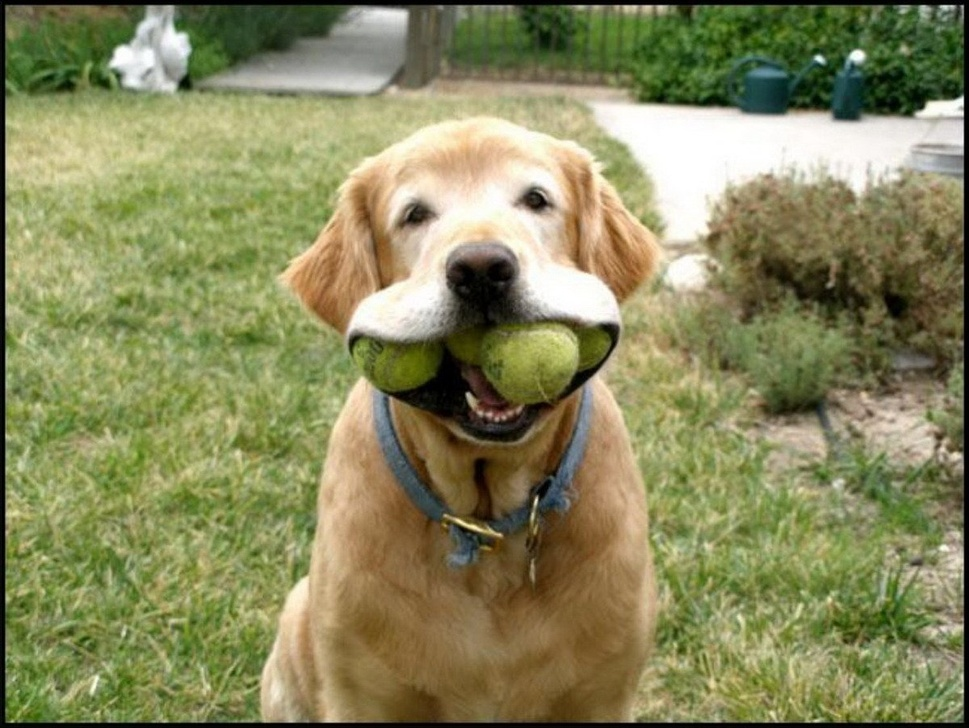
#> input picture groundStation/img/GO-FETCH.jpg, 969 x 728 px, shrunk from 1200 x 901 before the run, given in place of the camera
$ python finding_a_circle.py
#> lines starting #> are read from the running program, lines starting #| are printed output that depends on the picture; after the words box and inside, x2 and y2 are one past the last pixel; in counts of white or black regions, pixels touching at a corner belong together
import numpy as np
import cv2
import sys
#import rospy

cam = cv2.VideoCapture(0)

while(True):
    # Capture frame-by-frame
    _, frame = cam.read()
#> frame is the input picture: shape (728, 969, 3); mean B, G, R 93.2, 136.6, 136.5

    frameGray = cv2.cvtColor(frame, cv2.COLOR_BGR2GRAY)
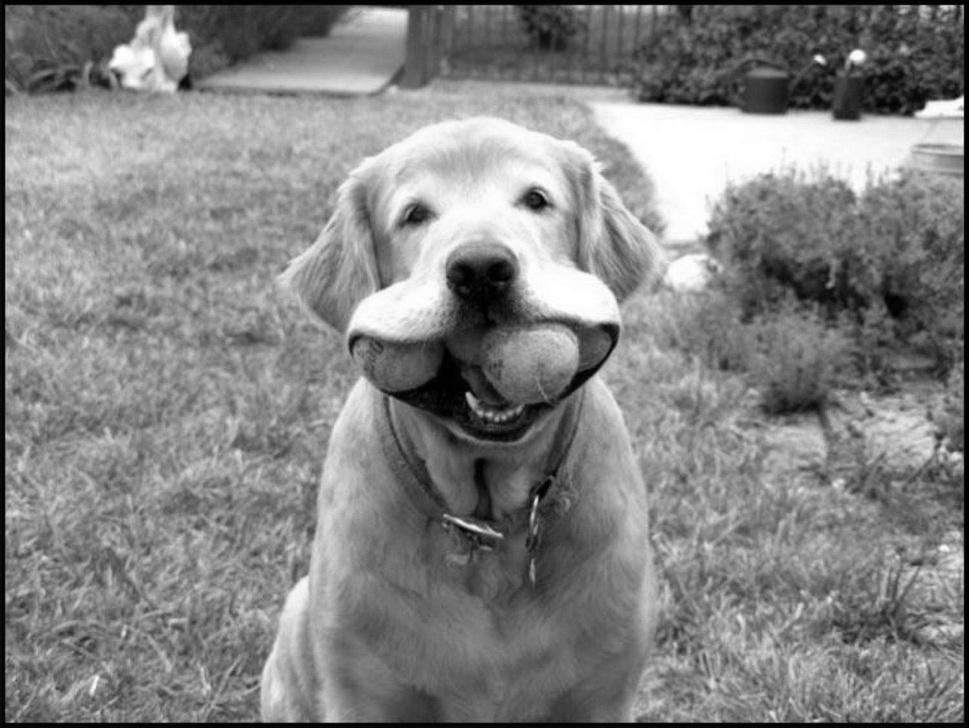
#> frameGray: shape (728, 969); min 0, max 255, mean 131.7
    cv2.imshow('tracker',frame)

    gray = cv2.medianBlur(frameGray, 5)
    circles = cv2.HoughCircles(frameGray, cv2.HOUGH_GRADIENT, 1, 70,
                              param1=100, param2=100,
                              minRadius=5, maxRadius=200)
#> circles = [[810.5, 564.5, 143.3], [175.5, 604.5, 100.4], [864.5, 652.5, 69.6], [873.5, 522.5, 82.8], [120.5, 521.5, 74], [217.5, 522.5, 69.6], [762.5, 623.5, 67.4], [135.5, 437.5, 74], [722.5, 512.5, 64.1], [801.5, 444.5, 64.1], [96.5, 633.5, 49.8]]

    if circles is not None:
        circles = np.uint16(np.around(circles))
#> circles = [[810, 564, 143], [176, 604, 100], [864, 652, 70], [874, 522, 83], [120, 522, 74], [218, 522, 70], [762, 624, 67], [136, 438, 74], [722, 512, 64], [802, 444, 64], [96, 634, 50]]
        maxrad=0
        for i in circles[0, :]:
            if i[2]>maxrad:
                center = (i[0], i[1])
                maxrad=i[2]
#> this loop made 11 passes
#> after the loop, maxrad = 143
        # circle center
        cv2.circle(frame, center, 1, (0, 100, 100), 3)
#> frame: shape (728, 969, 3); under 0.01% of pixels changed, all inside (x1, y1, x2, y2) = (807, 561, 814, 568)
        # circle outline
        cv2.circle(frame, center, maxrad, (255, 0, 255), 3)
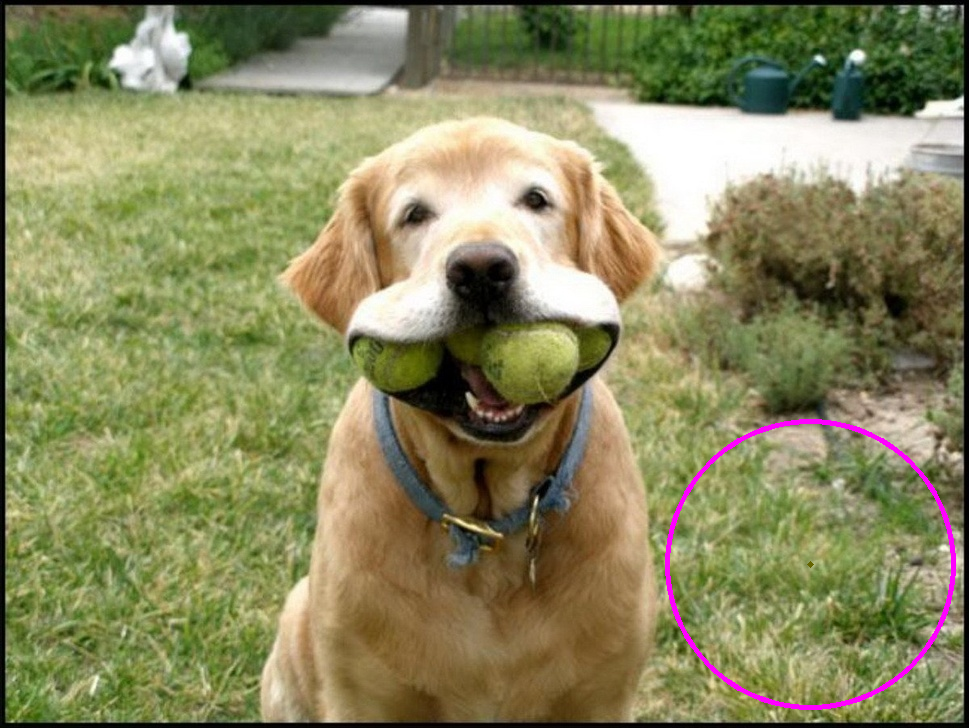
#> frame: shape (728, 969, 3); mean B, G, R 94.2, 135.7, 137.2
        cv2.imshow("detected circles", frame)
        print("center at: ", center)
#| center at:  (810, 564)
        print("radius is: ",maxrad)
#| radius is:  143


    if cv2.waitKey(1) & 0xFF == ord('q'):
#> (key q is pressed here)
        break


# When everything done, release the capture
cam.release()
cv2.destroyAllWindows()
